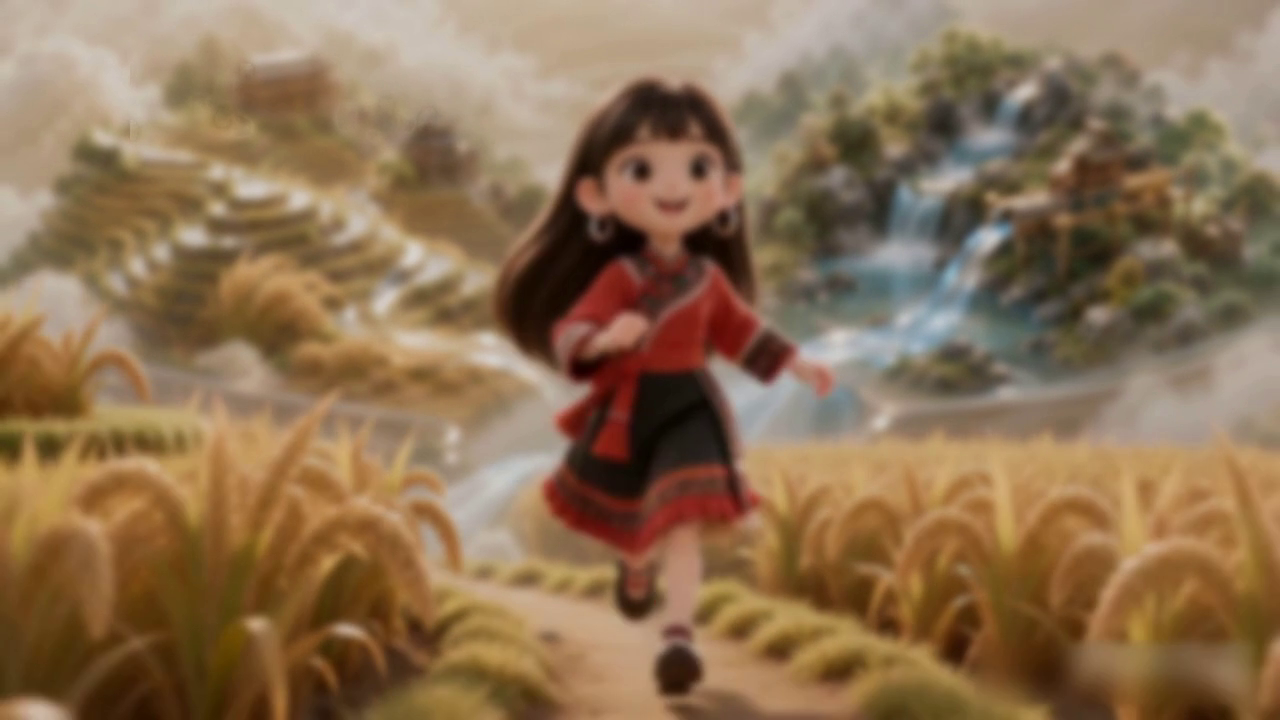
#> input picture frame 24 of public/assets/login-bg.mp4, 1280 x 720 px
$ python detect-watermark.py
#> lines starting #> are read from the running program, lines starting #| are printed output that depends on the picture; after the words box and inside, x2 and y2 are one past the last pixel; in counts of white or black regions, pixels touching at a corner belong together
import cv2
import numpy as np
import sys

video_path = r"C:\Users\HUAWEI\WorkBuddy\新的一版培训系统 最后一版了\public\assets\login-bg.mp4"

cap = cv2.VideoCapture(video_path)
if not cap.isOpened():
    print("ERROR: cannot open video")
    sys.exit(1)

w = int(cap.get(cv2.CAP_PROP_FRAME_WIDTH))
h = int(cap.get(cv2.CAP_PROP_FRAME_HEIGHT))
fps = cap.get(cv2.CAP_PROP_FPS)
n = int(cap.get(cv2.CAP_PROP_FRAME_COUNT))
print(f"resolution: {w}x{h}, fps: {fps:.2f}, frames: {n}")

ret, frame = cap.read()
#> frame is the input picture: shape (720, 1280, 3); mean B, G, R 82.3, 112.5, 140.4
cap.release()
if not ret:
    print("ERROR: cannot read first frame")
    sys.exit(1)

# Save first frame for reference
cv2.imwrite(r"C:\Users\HUAWEI\WorkBuddy\新的一版培训系统 最后一版了\scripts\login-bg-frame0.png", frame)

# Analyze top-left quadrant for watermark text
# Watermarks are usually high-contrast text. Detect via thresholding.
gray = cv2.cvtColor(frame, cv2.COLOR_BGR2GRAY)
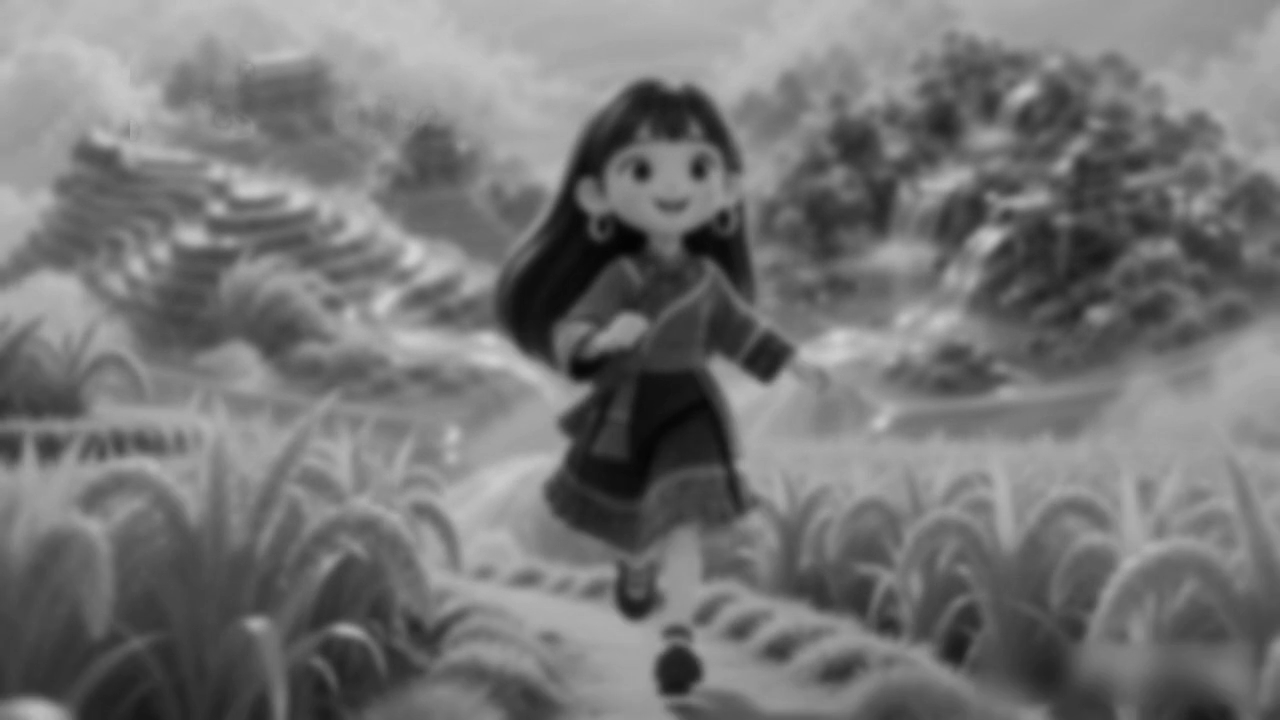
#> gray: shape (720, 1280); min 3, max 210, mean 117.3

# Focus on top-left region (x: 0..40%w, y: 0..18%h)
rx2 = int(w * 0.40)
ry2 = int(h * 0.18)
roi = gray[0:ry2, 0:rx2]
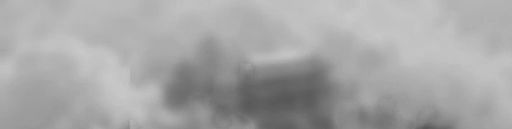
#> roi: shape (129, 512); min 87, max 200, mean 166.3

# Adaptive: watermark text could be light-on-dark or dark-on-light.
# Use Otsu threshold to find text pixels.
_, bw = cv2.threshold(roi, 0, 255, cv2.THRESH_BINARY + cv2.THRESH_OTSU)
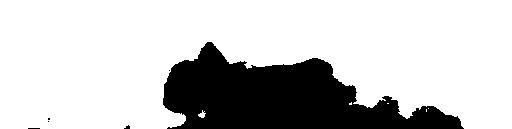
#> bw: shape (129, 512); 78.3% white; 6 black regions (5 under 20 px), largest, box (x1, y1, x2, y2) and area: (163, 42, 464, 129) 14295

# Morphology to connect text strokes into blobs
kernel = cv2.getStructuringElement(cv2.MORPH_RECT, (15, 5))
closed = cv2.morphologyEx(bw, cv2.MORPH_CLOSE, kernel)
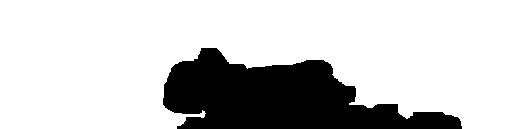
#> closed: shape (129, 512); 79% white; 1 black region

# Find contours
contours, _ = cv2.findContours(closed, cv2.RETR_EXTERNAL, cv2.CHAIN_APPROX_SIMPLE)
#> contours = 1 contour; box (x1, y1, x2, y2) and area: (0, 0, 512, 129) 51435

candidates = []
for c in contours:
    x, y, cw, ch = cv2.boundingRect(c)
    area = cw * ch
    # Watermark text band: wider than tall, reasonable size
    if cw > 60 and ch > 15 and area > 1500 and cw > ch:
        candidates.append((x, y, cw, ch, area))
#> this loop made 1 pass
#> (x, y, cw, ch, area) on pass 1: (0, 0, 512, 129, 66048)
#> after the loop, candidates = [(0, 0, 512, 129, 66048)]

# Also check the inverse (in case Otsu picked background)
_, bw2 = cv2.threshold(roi, 0, 255, cv2.THRESH_BINARY_INV + cv2.THRESH_OTSU)
closed2 = cv2.morphologyEx(bw2, cv2.MORPH_CLOSE, kernel)
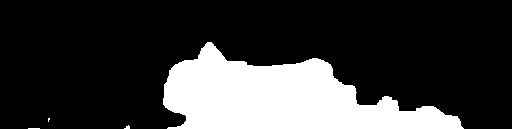
#> closed2: shape (129, 512); 22.1% white; 4 white regions (3 under 20 px)
contours2, _ = cv2.findContours(closed2, cv2.RETR_EXTERNAL, cv2.CHAIN_APPROX_SIMPLE)
#> contours2 = 4 contours, 3 with area under 20; largest, box (x1, y1, x2, y2) and area: (163, 42, 464, 129) 14189
for c in contours2:
    x, y, cw, ch = cv2.boundingRect(c)
    area = cw * ch
    if cw > 60 and ch > 15 and area > 1500 and cw > ch:
        candidates.append((x, y, cw, ch, area))
#> this loop made 4 passes
#> (x, y, cw, ch, area) on passes 2, 4: (124, 125, 6, 4, 24), (163, 42, 301, 87, 26187)
#> after the loop, candidates = [(0, 0, 512, 129, 66048), (163, 42, 301, 87, 26187)]

print(f"\nTop-left ROI: 0..{rx2} x 0..{ry2}")
print(f"Candidate watermark blobs ({len(candidates)}):")
#| Candidate watermark blobs (2):
for c in sorted(candidates, key=lambda t: -t[4])[:10]:
    print(f"  x={c[0]} y={c[1]} w={c[2]} h={c[3]} area={c[4]}")
#> this loop made 2 passes
#|   x=0 y=0 w=512 h=129 area=66048
#|   x=163 y=42 w=301 h=87 area=26187

# Draw candidates on a copy and save
vis = frame.copy()
for c in candidates:
    cv2.rectangle(vis, (c[0], c[1]), (c[0]+c[2], c[1]+c[3]), (0,0,255), 2)
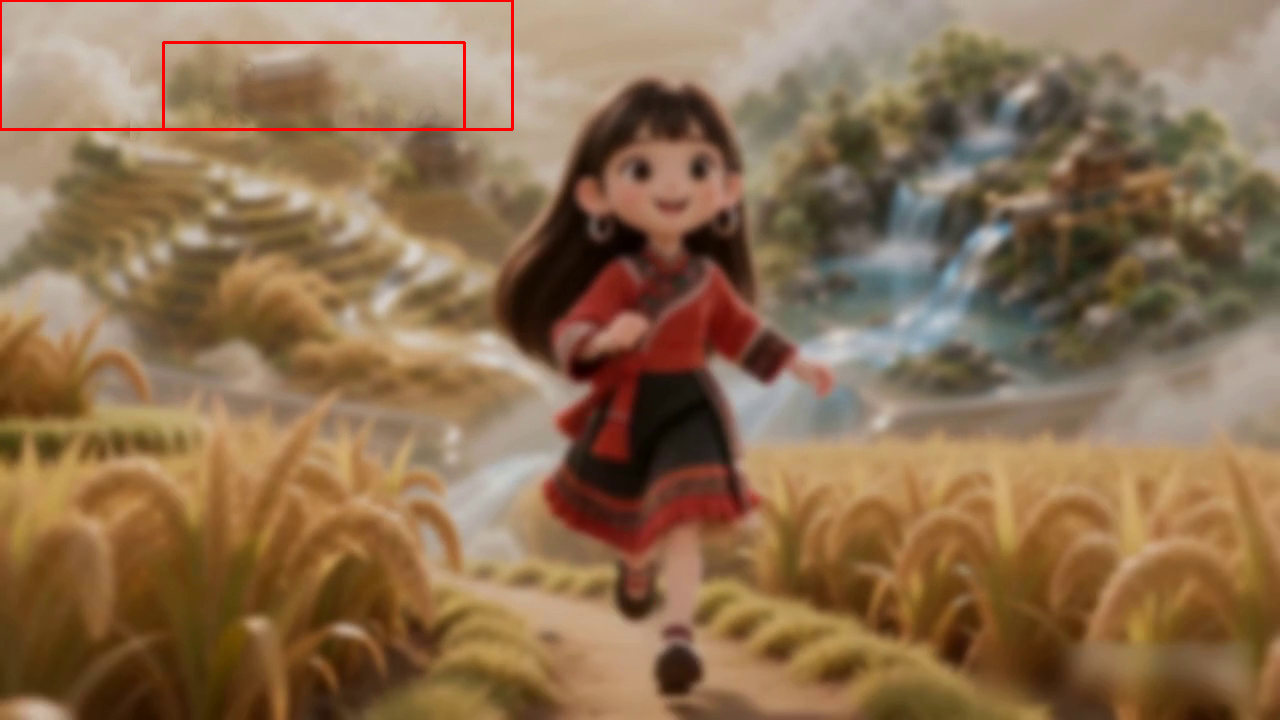
#> vis: shape (720, 1280, 3); 0.5% of pixels changed, all inside (x1, y1, x2, y2) = (0, 0, 514, 131)
cv2.imwrite(r"C:\Users\HUAWEI\WorkBuddy\新的一版培训系统 最后一版了\scripts\login-bg-detect.png", vis)

# Compute union bbox of all candidates (if any) as the watermark mask region
if candidates:
    xs = [c[0] for c in candidates]
#> xs = [0, 163]
    ys = [c[1] for c in candidates]
#> ys = [0, 42]
    xe = [c[0]+c[2] for c in candidates]
#> xe = [512, 464]
    ye = [c[1]+c[3] for c in candidates]
#> ye = [129, 129]
    ux, uy = min(xs), min(ys)
#> ux = 0; uy = 0
    ux2, uy2 = max(xe), max(ye)
#> ux2 = 512; uy2 = 129
    # pad a bit
    pad = 8
    ux = max(0, ux - pad)
    uy = max(0, uy - pad)
    ux2 = min(w, ux2 + pad)
#> ux2 = 520
    uy2 = min(h, uy2 + pad)
#> uy2 = 137
    print(f"\nUnion watermark bbox: x={ux} y={uy} x2={ux2} y2={uy2} (w={ux2-ux} h={uy2-uy})")
#| Union watermark bbox: x=0 y=0 x2=520 y2=137 (w=520 h=137)
else:
    print("\nNo candidates found. Will need manual coords.")
